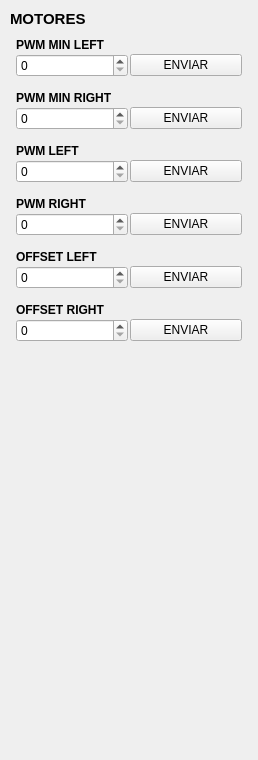
       <widget class="QFrame" name="box_motores">
        <property name="geometry">
         <rect>
          <x>842</x>
          <y>20</y>
          <width>258</width>
          <height>760</height>
         </rect>
        </property>
        <layout class="QVBoxLayout" name="verticalLayout_box_motores">
         <property name="spacing">
          <number>6</number>
         </property>
         <property name="leftMargin">
          <number>10</number>
         </property>
         <property name="topMargin">
          <number>10</number>
         </property>
         <property name="rightMargin">
          <number>10</number>
         </property>
         <property name="bottomMargin">
          <number>10</number>
         </property>
         <item>
          <widget class="QLabel" name="label_sensors_3">
           <property name="font">
            <font>
             <pointsize>11</pointsize>
             <bold>true</bold>
            </font>
           </property>
           <property name="text">
            <string>MOTORES</string>
           </property>
          </widget>
         </item>
         <item>
          <widget class="QFrame" name="item_pwm_min_l">
           <layout class="QVBoxLayout" name="layout_item_pwm_min_l">
            <property name="spacing">
             <number>2</number>
            </property>
            <property name="leftMargin">
             <number>6</number>
            </property>
            <property name="topMargin">
             <number>4</number>
            </property>
            <property name="rightMargin">
             <number>6</number>
            </property>
            <property name="bottomMargin">
             <number>4</number>
            </property>
            <item>
             <widget class="QLabel" name="label_sensors_16">
              <property name="font">
               <font>
                <bold>true</bold>
               </font>
              </property>
              <property name="text">
               <string>PWM MIN LEFT</string>
              </property>
             </widget>
            </item>
            <item>
             <layout class="QHBoxLayout" name="horizontalLayout_17">
              <item>
               <widget class="QSpinBox" name="setPWMMINL"/>
              </item>
              <item>
               <widget class="QPushButton" name="sendPWMMINL">
                <property name="text">
                 <string>ENVIAR</string>
                </property>
               </widget>
              </item>
             </layout>
            </item>
           </layout>
          </widget>
         </item>
         <item>
          <widget class="QFrame" name="item_pwm_min_r">
           <layout class="QVBoxLayout" name="layout_item_pwm_min_r">
            <property name="spacing">
             <number>2</number>
            </property>
            <property name="leftMargin">
             <number>6</number>
            </property>
            <property name="topMargin">
             <number>4</number>
            </property>
            <property name="rightMargin">
             <number>6</number>
            </property>
            <property name="bottomMargin">
             <number>4</number>
            </property>
            <item>
             <widget class="QLabel" name="label_sensors_17">
              <property name="font">
               <font>
                <bold>true</bold>
               </font>
              </property>
              <property name="text">
               <string>PWM MIN RIGHT</string>
              </property>
             </widget>
            </item>
            <item>
             <layout class="QHBoxLayout" name="horizontalLayout_18">
              <item>
               <widget class="QSpinBox" name="setPWMMINR"/>
              </item>
              <item>
               <widget class="QPushButton" name="sendPWMMINR">
                <property name="text">
                 <string>ENVIAR</string>
                </property>
               </widget>
              </item>
             </layout>
            </item>
           </layout>
          </widget>
         </item>
         <item>
          <widget class="QFrame" name="item_pwm_l">
           <layout class="QVBoxLayout" name="layout_item_pwm_l">
            <property name="spacing">
             <number>2</number>
            </property>
            <property name="leftMargin">
             <number>6</number>
            </property>
            <property name="topMargin">
             <number>4</number>
            </property>
            <property name="rightMargin">
             <number>6</number>
            </property>
            <property name="bottomMargin">
             <number>4</number>
            </property>
            <item>
             <widget class="QLabel" name="label_sensors_18">
              <property name="font">
               <font>
                <bold>true</bold>
               </font>
              </property>
              <property name="text">
               <string>PWM LEFT</string>
              </property>
             </widget>
            </item>
            <item>
             <layout class="QHBoxLayout" name="horizontalLayout_19">
              <item>
               <widget class="QSpinBox" name="setPWML"/>
              </item>
              <item>
               <widget class="QPushButton" name="sendPWML">
                <property name="text">
                 <string>ENVIAR</string>
                </property>
               </widget>
              </item>
             </layout>
            </item>
           </layout>
          </widget>
         </item>
         <item>
          <widget class="QFrame" name="item_pwm_r">
           <layout class="QVBoxLayout" name="layout_item_pwm_r">
            <property name="spacing">
             <number>2</number>
            </property>
            <property name="leftMargin">
             <number>6</number>
            </property>
            <property name="topMargin">
             <number>4</number>
            </property>
            <property name="rightMargin">
             <number>6</number>
            </property>
            <property name="bottomMargin">
             <number>4</number>
            </property>
            <item>
             <widget class="QLabel" name="label_sensors_19">
              <property name="font">
               <font>
                <bold>true</bold>
               </font>
              </property>
              <property name="text">
               <string>PWM RIGHT</string>
              </property>
             </widget>
            </item>
            <item>
             <layout class="QHBoxLayout" name="horizontalLayout_20">
              <item>
               <widget class="QSpinBox" name="setPWMR"/>
              </item>
              <item>
               <widget class="QPushButton" name="sendPWMR">
                <property name="text">
                 <string>ENVIAR</string>
                </property>
               </widget>
              </item>
             </layout>
            </item>
           </layout>
          </widget>
         </item>
         <item>
          <widget class="QFrame" name="item_off_l">
           <layout class="QVBoxLayout" name="layout_item_off_l">
            <property name="spacing">
             <number>2</number>
            </property>
            <property name="leftMargin">
             <number>6</number>
            </property>
            <property name="topMargin">
             <number>4</number>
            </property>
            <property name="rightMargin">
             <number>6</number>
            </property>
            <property name="bottomMargin">
             <number>4</number>
            </property>
            <item>
             <widget class="QLabel" name="label_sensors_20">
              <property name="font">
               <font>
                <bold>true</bold>
               </font>
              </property>
              <property name="text">
               <string>OFFSET LEFT</string>
              </property>
             </widget>
            </item>
            <item>
             <layout class="QHBoxLayout" name="horizontalLayout_21">
              <item>
               <widget class="QSpinBox" name="setOFFSETL"/>
              </item>
              <item>
               <widget class="QPushButton" name="sendOFFSETL">
                <property name="text">
                 <string>ENVIAR</string>
                </property>
               </widget>
              </item>
             </layout>
            </item>
           </layout>
          </widget>
         </item>
         <item>
          <widget class="QFrame" name="item_off_r">
           <layout class="QVBoxLayout" name="layout_item_off_r">
            <property name="spacing">
             <number>2</number>
            </property>
            <property name="leftMargin">
             <number>6</number>
            </property>
            <property name="topMargin">
             <number>4</number>
            </property>
            <property name="rightMargin">
             <number>6</number>
            </property>
            <property name="bottomMargin">
             <number>4</number>
            </property>
            <item>
             <widget class="QLabel" name="label_sensors_21">
              <property name="font">
               <font>
                <bold>true</bold>
               </font>
              </property>
              <property name="text">
               <string>OFFSET RIGHT</string>
              </property>
             </widget>
            </item>
            <item>
             <layout class="QHBoxLayout" name="horizontalLayout_22">
              <item>
               <widget class="QSpinBox" name="setOFFSETR"/>
              </item>
              <item>
               <widget class="QPushButton" name="sendOFFSETR">
                <property name="text">
                 <string>ENVIAR</string>
                </property>
               </widget>
              </item>
             </layout>
            </item>
           </layout>
          </widget>
         </item>
         <item>
          <spacer name="verticalSpacer_motores">
           <property name="orientation">
            <enum>Qt::Orientation::Vertical</enum>
           </property>
           <property name="sizeHint" stdset="0">
            <size>
             <width>20</width>
             <height>10</height>
            </size>
           </property>
          </spacer>
         </item>
        </layout>
       </widget>
